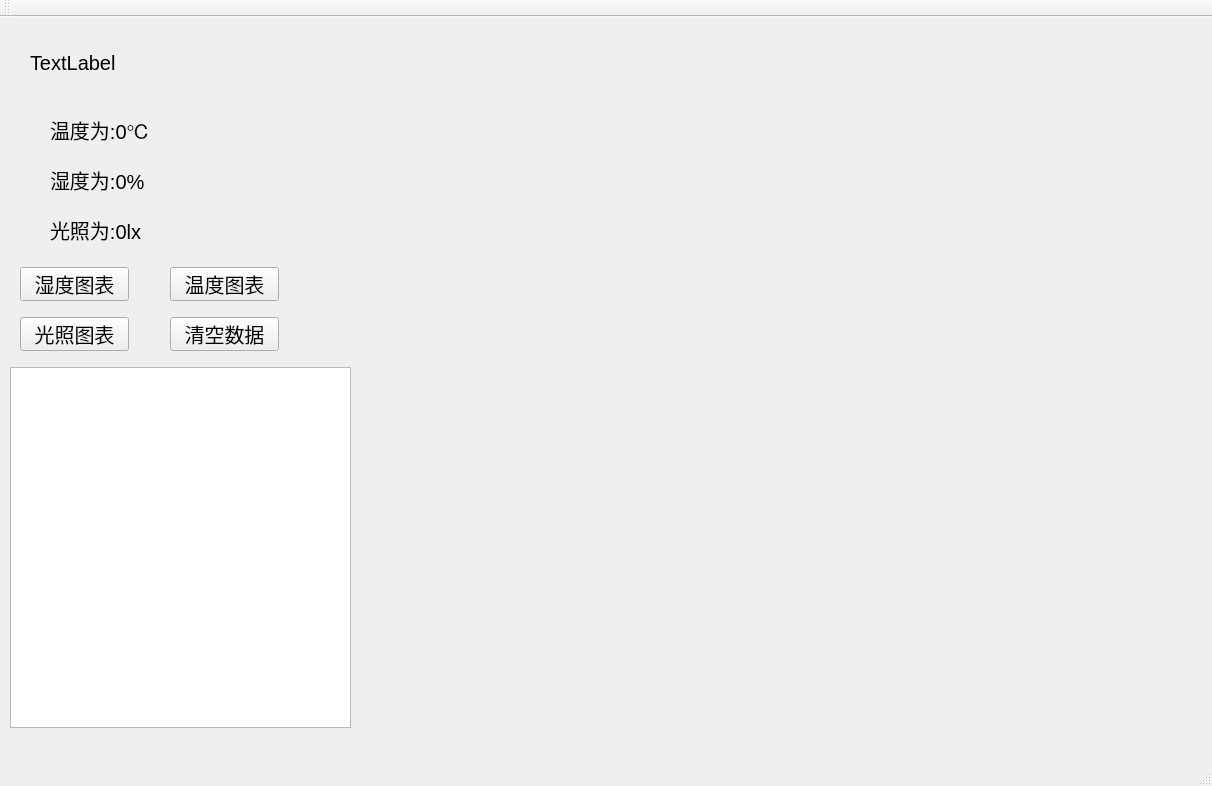
<?xml version="1.0" encoding="UTF-8"?>
<ui version="4.0">
 <class>MainWindow</class>
 <widget class="QMainWindow" name="MainWindow">
  <property name="geometry">
   <rect>
    <x>0</x>
    <y>0</y>
    <width>1212</width>
    <height>786</height>
   </rect>
  </property>
  <property name="font">
   <font>
    <pointsize>15</pointsize>
   </font>
  </property>
  <property name="windowTitle">
   <string>MainWindow</string>
  </property>
  <widget class="QWidget" name="centralWidget">
   <widget class="QTextBrowser" name="textBrowser">
    <property name="geometry">
     <rect>
      <x>10</x>
      <y>350</y>
      <width>341</width>
      <height>361</height>
     </rect>
    </property>
    <property name="font">
     <font>
      <pointsize>10</pointsize>
     </font>
    </property>
   </widget>
   <widget class="QPushButton" name="pushButton_3">
    <property name="geometry">
     <rect>
      <x>170</x>
      <y>300</y>
      <width>109</width>
      <height>34</height>
     </rect>
    </property>
    <property name="text">
     <string>清空数据</string>
    </property>
   </widget>
   <widget class="QPushButton" name="pushButton_4">
    <property name="geometry">
     <rect>
      <x>170</x>
      <y>250</y>
      <width>109</width>
      <height>34</height>
     </rect>
    </property>
    <property name="text">
     <string>温度图表</string>
    </property>
   </widget>
   <widget class="QPushButton" name="pushButton_5">
    <property name="geometry">
     <rect>
      <x>20</x>
      <y>250</y>
      <width>109</width>
      <height>34</height>
     </rect>
    </property>
    <property name="text">
     <string>湿度图表</string>
    </property>
   </widget>
   <widget class="QLabel" name="label">
    <property name="geometry">
     <rect>
      <x>30</x>
      <y>30</y>
      <width>291</width>
      <height>31</height>
     </rect>
    </property>
    <property name="text">
     <string>TextLabel</string>
    </property>
   </widget>
   <widget class="QLabel" name="label_2">
    <property name="geometry">
     <rect>
      <x>50</x>
      <y>100</y>
      <width>171</width>
      <height>25</height>
     </rect>
    </property>
    <property name="text">
     <string>温度为:0℃</string>
    </property>
   </widget>
   <widget class="QLabel" name="label_3">
    <property name="geometry">
     <rect>
      <x>50</x>
      <y>150</y>
      <width>171</width>
      <height>25</height>
     </rect>
    </property>
    <property name="text">
     <string>湿度为:0%</string>
    </property>
   </widget>
   <widget class="QPushButton" name="pushButton_6">
    <property name="geometry">
     <rect>
      <x>20</x>
      <y>300</y>
      <width>109</width>
      <height>34</height>
     </rect>
    </property>
    <property name="text">
     <string>光照图表</string>
    </property>
   </widget>
   <widget class="QLabel" name="label_4">
    <property name="geometry">
     <rect>
      <x>50</x>
      <y>200</y>
      <width>171</width>
      <height>25</height>
     </rect>
    </property>
    <property name="text">
     <string>光照为:0lx</string>
    </property>
   </widget>
  </widget>
  <widget class="QStatusBar" name="statusBar"/>
  <widget class="QToolBar" name="mainToolBar">
   <attribute name="toolBarArea">
    <enum>TopToolBarArea</enum>
   </attribute>
   <attribute name="toolBarBreak">
    <bool>false</bool>
   </attribute>
  </widget>
  <widget class="QMenuBar" name="menuBar">
   <property name="geometry">
    <rect>
     <x>0</x>
     <y>0</y>
     <width>1212</width>
     <height>23</height>
    </rect>
   </property>
  </widget>
 </widget>
 <layoutdefault spacing="6" margin="11"/>
 <resources/>
 <connections/>
</ui>
